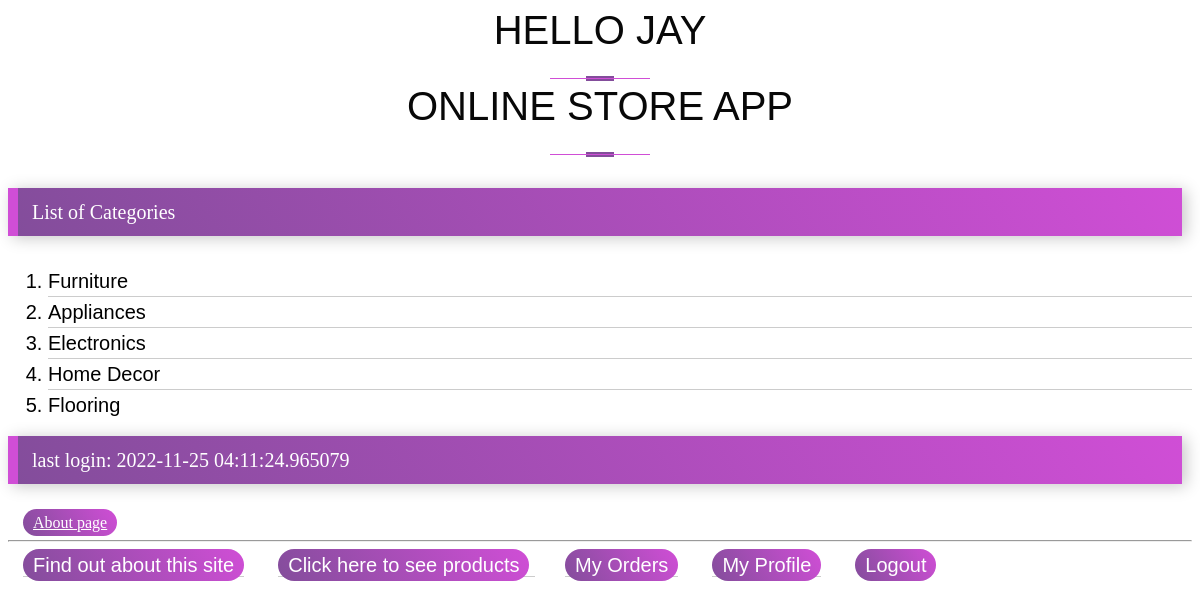
Page /myapp/ (signed in) on the committed database.
### myapp/models.py (models this page shows, shortened)
class Category(models.Model):
    name = models.CharField(max_length=200)
    warehouse = models.CharField(max_length=200, blank=False, default='')

### myapp/views.py (the view)
# urls.py: path(r'', views.index, name='index'),
def index(request):
    cat_list = Category.objects.all().order_by('id')[:10]
    print(str(request.session.keys()))
    return render(request, 'myapp/index.html', {'cat_list': cat_list})

### myapp/templates/myapp/index.html (shortened to what this page needs)
{% extends 'myapp/base.html' %}
{% block body_block %}
    {% if user.is_active %}
    <div class="row my-3 p-3">
    </div>
    {% endif %}
    {% if cat_list %}
    <h2>List of Categories</h2>
    <ol>
        {% for cat in cat_list %}
            <li><a href="{% url 'myapp:detail' cat.id %}">{{ cat.name }}</a></li>
        {% endfor %}
    </ol>
{% else %}
    <strong>There are no available categories!</strong>
{% endif %}
    {% if request.session.last_login %}
        <h2>last login: {{ request.session.last_login }}</h2>
    {% else %}
        <h2>Your last login was more than one hour ago</h2>
    {% endif %}
    <p class="hbar1"><a href="{% url 'myapp:about' %}">About page</a></p>
{% endblock %}

### myapp/templates/myapp/base.html (shortened to what this page needs)
<!DOCTYPE html>
{% load static %}
<html>
<head>
    <link rel="stylesheet" type="text/css" href="{% static 'myapp/style.css' %}"/>
</head>
<body>
<div>
        <h1>{% block myhdg %}
            {% if user.is_authenticated %}
                Hello {{ user.username }}
            {% else %}
                Hello
            {% endif %}
            {% endblock %}</h1>
        <h1>
        <div class="app-title">
            {% block myhdg1 %}Online Store App {% endblock %}
        </div>
    </h1>
    {% block body_block %}*** {% endblock %}
</div>
<hr/>
<div class="footer-class">
    <ul>
        <li class="hbar1"><a href="/myapp/about/">Find out about this site</a></li>
        {% if request.path != "/myapp/products" %}
            <li class="hbar1">
                <a href="{% url 'myapp:products' %}">Click here to see products</a>
            </li>
        {% endif %}
            {% if user.is_authenticated %}
            <li class="hbar1"><a href="{% url 'myapp:myorders' %}">My Orders</a></li>
            <li class="hbar1"><a href="{% url 'myapp:users-profile' %}">My Profile</a></li>
            <li class="hbar1"><a href="{% url 'myapp:logout' %}">Logout</a></li>
        {% else %}
            <li class="hbar1"><a href="{% url 'myapp:login' %}">Login</a></li>
            <li class="hbar1"><a href="{% url 'myapp:register' %}">Register</a></li>
        {% endif %}
    </ul>
</div>
</body>
</html>

### myapp/static/myapp/style.css (style rules this page uses)
h1 { position: relative; padding: 0; margin: 0; font-family: "Raleway", sans-serif; font-weight: 300; font-size: 40px; color: #080808; -webkit-transition: all 0.4s ease 0s; -o-transition: all 0.4s ease 0s; transition: all 0.4s ease 0s; }
h1 { text-align: center; text-transform: uppercase; padding-bottom: 5px; }
h1:before { width: 28px; height: 5px; display: block; content: ""; position: absolute; bottom: 3px; left: 50%; margin-left: -14px; background-color: #834d9b; }
h1:after { width: 100px; height: 1px; display: block; content: ""; position: relative; margin-top: 25px; left: 50%; margin-left: -50px; background-color: #d04ed6; }
h2 { color: #ffffff; font-weight: 400; background: linear-gradient( 58deg ,#834d9b,#d04ed6); width: auto; font-size: 20px; line-height: 1; margin: 10px 10px 30px 0px; padding: 14px; border-left: 10px solid #d04ed6; box-shadow: 4px 2px 15px 0px rgb(199 199 199); }
ul { list-style-type: none; margin: 0; padding: 0; }
li { font: 200 20px/1.5 Helvetica, Verdana, sans-serif; border-bottom: 1px solid #ccc; }
li:last-child { border: none; }
li a { text-decoration: none; color: #000; -webkit-transition: font-size 0.3s ease, background-color 0.3s ease; -moz-transition: font-size 0.3s ease, background-color 0.3s ease; -o-transition: font-size 0.3s ease, background-color 0.3s ease; -ms-transition: font-size 0.3s ease, background-color 0.3s ease; transition: font-size 0.3s ease, background-color 0.3s ease; display: block; width: 200px; }
.hbar1 { display: inline; margin: 15px; }
.hbar1 a { display: inline !important; background: linear-gradient( 58deg ,#834d9b,#d04ed6); padding: 5px 10px; border-radius: 25px; color: #ffffff; }

### rows in the picture
Category: name "Furniture"
Category: name "Appliances"
Category: name "Electronics"
Category: name "Home Decor"
Category: name "Flooring"

### other values in the picture
{{ user.username }} "JAY"
{{ request.session.last_login }} "2022-11-25 04:11:24.965079"
